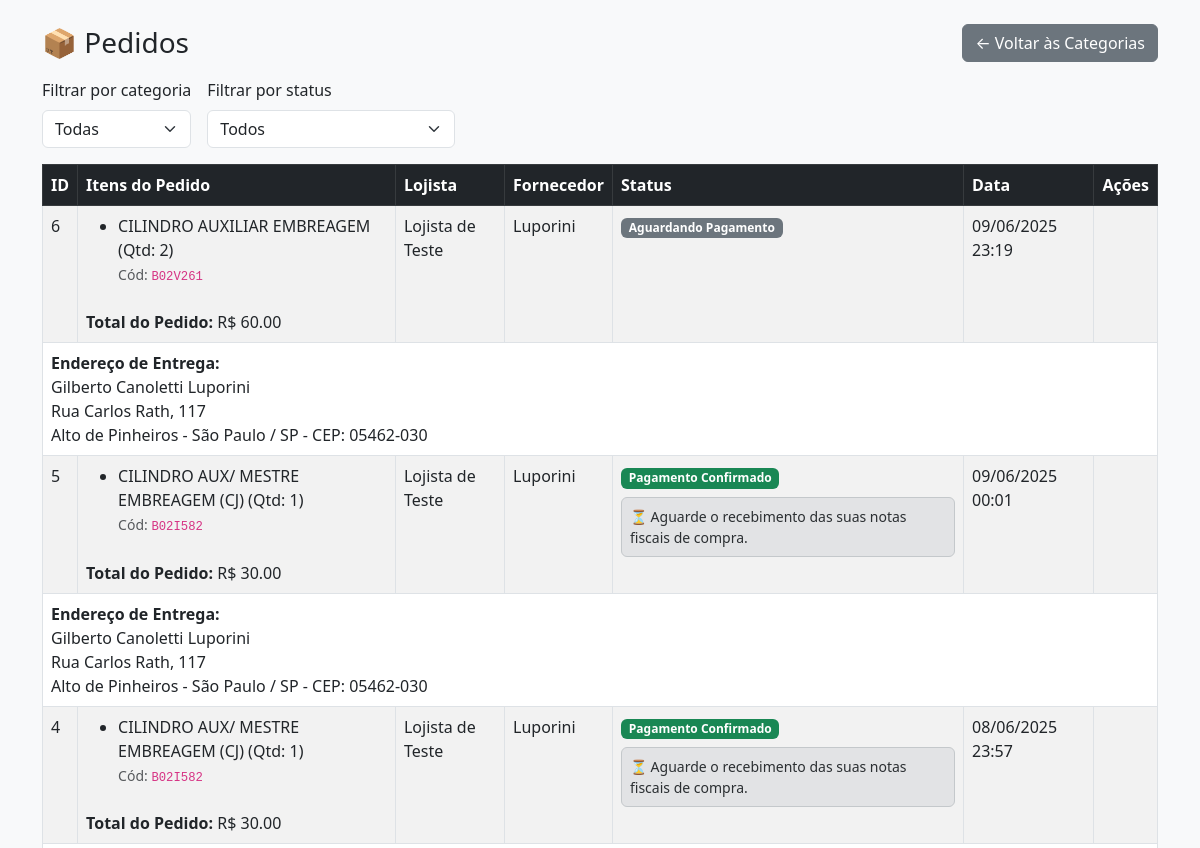
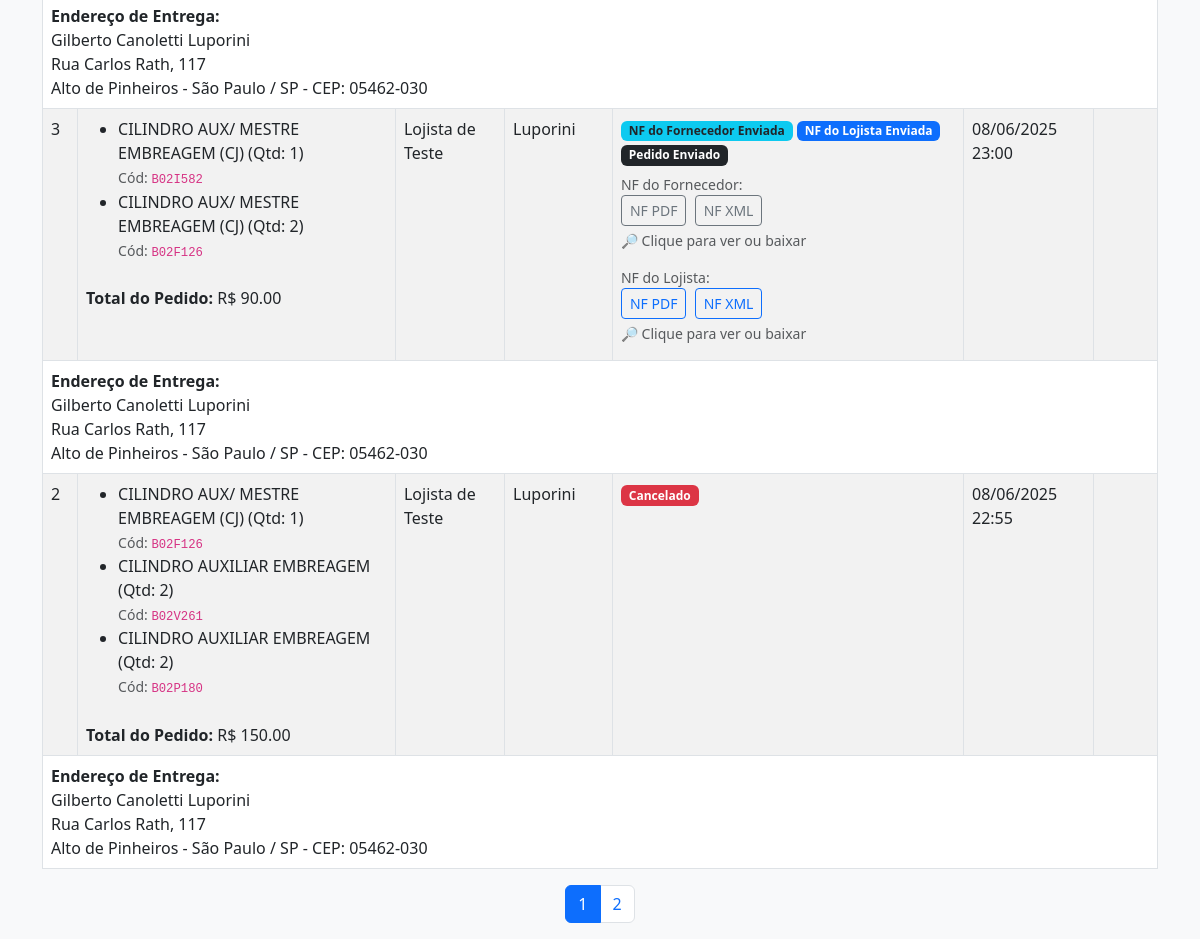
The page /pedidos (signed in) on the database its author committed (2 pictures, top to bottom).
### app.py (models this page shows, shortened)
class Pedido(db.Model):
    id = db.Column(db.Integer, primary_key=True)
    usuario_id = db.Column(db.Integer, db.ForeignKey('usuario.id'), nullable=False)
    data_pedido = db.Column(db.DateTime, default=datetime.utcnow)
    status = db.Column(db.String(50), default='Pendente')
    tipo_produto = db.Column(db.String(50))
    pagamento_confirmado = db.Column(db.Boolean, default=False)
    valor_total = db.Column(db.Float, default=0.0)
    pagamento_id = db.Column(db.String(100))
    itens = db.relationship('ItemPedido', backref='pedido', lazy=True)
    nf_fornecedor_pdf = db.Column(db.String(200))
    nf_fornecedor_xml = db.Column(db.String(200))
    nf_lojista_pdf = db.Column(db.String(200))
    nf_lojista_xml = db.Column(db.String(200))
    endereco_nome = db.Column(db.String(100))
    endereco_rua = db.Column(db.String(100))
    endereco_numero = db.Column(db.String(20))
    endereco_complemento = db.Column(db.String(100))
    endereco_bairro = db.Column(db.String(50))
    endereco_cidade = db.Column(db.String(50))
    endereco_estado = db.Column(db.String(20))
    endereco_cep = db.Column(db.String(20))
    telefone = db.Column(db.String(50))  # ← este campo está sendo usado na rota
    usuario = db.relationship('Usuario', backref='pedidos')
    itens = db.relationship('ItemPedido', backref='pedido', cascade='all, delete-orphan')

class Peca(db.Model):
    id = db.Column(db.Integer, primary_key=True)
    nome = db.Column(db.String(100))
    codigo = db.Column(db.String(50))
    aplicacoes = db.Column(db.String(2000))  # aumentei limite para textos longos
    fornecedor = db.Column(db.String(100))
    preco = db.Column(db.String(20))
    marca = db.Column(db.String(50))
    montadora = db.Column(db.String(50))
    categoria = db.Column(db.String(50))
    imagens = db.Column(db.Text)  # múltiplas URLs separadas por vírgula
    tipo_produto = db.Column(db.String(50), default='autopeca')

class Usuario(UserMixin, db.Model):
    id = db.Column(db.Integer, primary_key=True)
    nome = db.Column(db.String(100))
    email = db.Column(db.String(100), unique=True)
    senha = db.Column(db.String(200))
    tipo = db.Column(db.String(20))  # admin, lojista, fornecedor
    categorias_permitidas = db.Column(db.String(200))  # exemplo: "autopeca,cosmetico"

### app.py (the view, shortened to what this page needs)
@app.route('/pedidos')
@login_required
def pedidos():
    pagina = request.args.get('pagina', 1, type=int)
    status_filtro = request.args.get('status')
    categoria_filtro = request.args.get('categoria')
    query = Pedido.query
    if current_user.tipo == 'lojista':
        query = query.filter_by(usuario_id=current_user.id)
    if status_filtro:
        query = query.filter(Pedido.status == status_filtro)
    pedidos_paginados = query.order_by(Pedido.data_pedido.desc()).paginate(page=pagina, per_page=5)
    for pedido in pedidos_paginados.items:
        pedido.itens_processados = []
        total = 0
        for item in pedido.itens:
            if item.peca_id:
                peca = Peca.query.get(item.peca_id)
            elif item.item_generico_id:
                peca = ItemGenerico.query.get(item.item_generico_id)
            else:
                peca = None
            if peca:
                try:
                    preco = float(str(peca.preco).replace(',', '.'))
                except:
                    preco = 0
                subtotal = preco * item.quantidade
                total += subtotal
                pedido.itens_processados.append({
                    'nome': peca.nome,
                    'codigo': peca.codigo,
                    'quantidade': item.quantidade,
                    'subtotal': subtotal,
                    'fornecedor': getattr(peca, 'fornecedor', 'N/A')
                })
        pedido.valor_total = round(total, 2)
    categorias_disponiveis = ['autopeca', 'cosmetico', 'moda', 'eletronico']
    return render_template(
        'pedidos.html',
        pedidos=pedidos_paginados.items,
        pagina=pagina,
        total_paginas=pedidos_paginados.pages,
        categorias=categorias_disponiveis
    )

### app.py (called while the page is built)
@login_manager.user_loader
def load_user(user_id):
    return Usuario.query.get(int(user_id))

### Templates/pedidos.html (shortened to what this page needs)
<!DOCTYPE html>
<html lang="pt-br">
<head>
    <link href="https://cdn.jsdelivr.net/npm/bootstrap@5.3.0/dist/css/bootstrap.min.css" rel="stylesheet">
</head>
<body class="bg-light">
<div class="container mt-4">
    <div class="d-flex justify-content-between align-items-center mb-3">
        <h3 class="mb-0">📦 Pedidos</h3>
       <a href="{{ url_for('categorias') }}" class="btn btn-secondary">← Voltar às Categorias</a>
    </div>
<form method="get" class="mb-3 d-flex flex-wrap gap-3">
    <div>
        <label for="categoria" class="form-label">Filtrar por categoria</label>
        <select name="categoria" id="categoria" class="form-select" onchange="this.form.submit()">
            <option value="todas">Todas</option>
        </select>
    </div>
    <div>
        <label for="status" class="form-label">Filtrar por status</label>
        <select name="status" id="status" class="form-select" onchange="this.form.submit()">
            <option value="">Todos</option>
        </select>
    </div>
</form>
    {% if pedidos %}
    <table class="table table-bordered table-striped">
        <thead class="table-dark">
        <tr>
            <th>ID</th>
            <th colspan="2">Itens do Pedido</th>
            <th>Lojista</th>
            <th>Fornecedor</th>
            <th>Status</th>
            <th>Data</th>
            <th>Ações</th>
        </tr>
        </thead>
        <tbody>
        {% for p in pedidos %}
        <tr>
            <td>{{ p.id }}</td>
            <td colspan="2">
                <ul class="mb-0">
                {% for item in p.itens_processados %}
    <li>
        {{ item.nome }} (Qtd: {{ item.quantidade }})<br>
        <small class="text-muted">Cód: <code>{{ item.codigo }}</code></small>
    </li>
{% endfor %}
                </ul>
                <br><strong>Total do Pedido:</strong> R$ {{ '%.2f' % p.valor_total if p.valor_total else '0.00' }}
            </td>
            <td>{{ p.usuario.nome }}</td>
            <td>
    {% if p.itens[0].peca %}
        {{ p.itens[0].peca.fornecedor }}
    {% elif p.itens[0].item_generico %}
        {{ p.itens[0].item_generico.fornecedor }}
    {% else %}
        -
    {% endif %}
</td>
            <td>
                {% if p.nf_fornecedor_pdf %}
    <span class="badge bg-info text-dark">NF do Fornecedor Enviada</span>
{% endif %}
{% if p.nf_lojista_pdf %}
    <span class="badge bg-primary">NF do Lojista Enviada</span>
{% endif %}
{% if p.status == 'Pedido Enviado' %}
    <span class="badge bg-dark">Pedido Enviado</span>
{% elif p.status == 'Cancelado' %}
    <span class="badge bg-danger">Cancelado</span>
{% elif not p.nf_fornecedor_pdf and not p.nf_lojista_pdf %}
    <span class="badge
        {% if p.status == 'Pendente' %} bg-warning text-dark
        {% elif p.status == 'Pagamento Confirmado' %} bg-success
        {% else %} bg-secondary
        {% endif %}">
        {{ p.status }}
    </span>
{% endif %}
                {% if not p.nf_fornecedor_pdf and p.status == 'Pagamento Confirmado' %}
    {% if current_user.tipo == 'fornecedor' %}
        <div class="alert alert-secondary p-2 small mt-2" style="max-width: 360px;">
            ⏳ Envie as notas fiscais de compra do lojista.
        </div>
    {% elif current_user.tipo == 'lojista' %}
        <div class="alert alert-secondary p-2 small mt-2" style="max-width: 360px;">
            ⏳ Aguarde o recebimento das suas notas fiscais de compra.
        </div>
    {% else %}
        <div class="alert alert-secondary p-2 small mt-2" style="max-width: 360px;">
            ⏳ Aguardando o envio das notas fiscais de compra.
        </div>
    {% endif %}
{% endif %}
                {% if p.nf_fornecedor_pdf %}
                    <div class="mt-2 small text-muted">NF do Fornecedor:</div>
                    <div class="mb-2">
                        <a href="{{ url_for('static', filename='uploads/' ~ p.nf_fornecedor_pdf) }}" target="_blank" class="btn btn-outline-secondary btn-sm me-1">NF PDF</a>
                        <a href="{{ url_for('static', filename='uploads/' ~ p.nf_fornecedor_xml) }}" target="_blank" class="btn btn-outline-secondary btn-sm">NF XML</a>
                        <div class="form-text mt-1">🔎 Clique para ver ou baixar</div>
                    </div>
                {% endif %}
                {% if p.nf_lojista_pdf %}
                    <div class="mt-3 small text-muted">NF do Lojista:</div>
                    <div class="mb-2">
                        <a href="{{ url_for('static', filename='uploads/' ~ p.nf_lojista_pdf) }}" target="_blank" class="btn btn-outline-primary btn-sm me-1">NF PDF</a>
                        <a href="{{ url_for('static', filename='uploads/' ~ p.nf_lojista_xml) }}" target="_blank" class="btn btn-outline-primary btn-sm">NF XML</a>
                        <div class="form-text mt-1">🔎 Clique para ver ou baixar</div>
                    </div>
                {% endif %}
            </td>
            <td>{{ p.data_pedido.strftime('%d/%m/%Y %H:%M') if p.data_pedido else '-' }}</td>
            <td>
            </td>
        </tr>
        <tr>
            <td colspan="8">
                <strong>Endereço de Entrega:</strong><br>
                {{ p.endereco_nome }}<br>
                {{ p.endereco_rua }}, {{ p.endereco_numero }}{% if p.endereco_complemento %}, {{ p.endereco_complemento }}{% endif %}<br>
                {{ p.endereco_bairro }} - {{ p.endereco_cidade }} / {{ p.endereco_estado }} - CEP: {{ p.endereco_cep }}
            </td>
        </tr>
        {% endfor %}
        </tbody>
    </table>
    <nav>
        <ul class="pagination justify-content-center">
            {% for num in range(1, total_paginas + 1) %}
                <li class="page-item {% if num == pagina %}active{% endif %}">
                    <a class="page-link" href="{{ url_for('pedidos', pagina=num, status=request.args.get('status')) }}">{{ num }}</a>
                </li>
            {% endfor %}
        </ul>
    </nav>
    {% else %}
        <div class="alert alert-info text-center">Nenhum pedido encontrado.</div>
    {% endif %}
</div>
</body>
</html>

### rows shown on the page
Pedido: id "6", valor_total "60.00", usuario.nome "Lojista de Teste", fornecedor "Luporini", status "Aguardando Pagamento", data_pedido "09/06/2025 23:19", endereco_nome "Gilberto Canoletti Luporini", endereco_rua "Rua Carlos Rath", endereco_numero "117", endereco_bairro "Alto de Pinheiros", endereco_cidade "São Paulo", endereco_estado "SP", endereco_cep "05462-030"
Peca: nome "CILINDRO AUXILIAR EMBREAGEM", quantidade "2", codigo "B02V261"
Pedido: id "5", valor_total "30.00", usuario.nome "Lojista de Teste", fornecedor "Luporini", status "Pagamento Confirmado", shows "⏳ Aguarde o recebimento das suas notas fiscais de compra.", data_pedido "09/06/2025 00:01", endereco_nome "Gilberto Canoletti Luporini", endereco_rua "Rua Carlos Rath", endereco_numero "117", endereco_bairro "Alto de Pinheiros", endereco_cidade "São Paulo", endereco_estado "SP", endereco_cep "05462-030"
Peca: nome "CILINDRO AUX/ MESTRE EMBREAGEM (CJ)", quantidade "1", codigo "B02I582"
Pedido: id "4", valor_total "30.00", usuario.nome "Lojista de Teste", fornecedor "Luporini", status "Pagamento Confirmado", shows "⏳ Aguarde o recebimento das suas notas fiscais de compra.", data_pedido "08/06/2025 23:57", endereco_nome "Gilberto Canoletti Luporini", endereco_rua "Rua Carlos Rath", endereco_numero "117", endereco_bairro "Alto de Pinheiros", endereco_cidade "São Paulo", endereco_estado "SP", endereco_cep "05462-030"
Pedido: id "3", valor_total "90.00", usuario.nome "Lojista de Teste", fornecedor "Luporini", nf_fornecedor_pdf "NF do Fornecedor Enviada", nf_lojista_pdf "NF do Lojista Enviada", status "Pedido Enviado", data_pedido "08/06/2025 23:00", endereco_nome "Gilberto Canoletti Luporini", endereco_rua "Rua Carlos Rath", endereco_numero "117", endereco_bairro "Alto de Pinheiros", endereco_cidade "São Paulo", endereco_estado "SP", endereco_cep "05462-030"
Peca: nome "CILINDRO AUX/ MESTRE EMBREAGEM (CJ)", quantidade "2", codigo "B02F126", quantidade "1"
Pedido: id "2", valor_total "150.00", usuario.nome "Lojista de Teste", fornecedor "Luporini", status "Cancelado", data_pedido "08/06/2025 22:55", endereco_nome "Gilberto Canoletti Luporini", endereco_rua "Rua Carlos Rath", endereco_numero "117", endereco_bairro "Alto de Pinheiros", endereco_cidade "São Paulo", endereco_estado "SP", endereco_cep "05462-030"
Peca: nome "CILINDRO AUXILIAR EMBREAGEM", quantidade "2", codigo "B02P180"

### other values the page prints
{{ num }} "1" "2"
